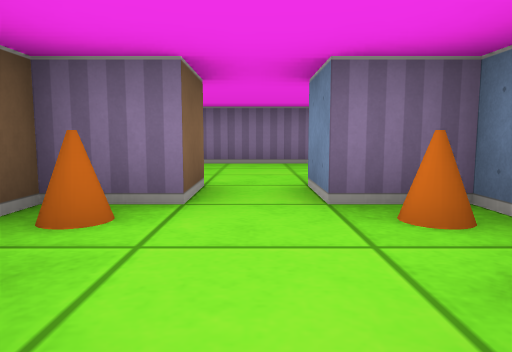
View 1 (above)

18 first-person views from a walk through a cub3D maze. The camera is about half as high as the walls, tilts 6° down and sees 70° across. The floor is counted in squares. Each view is taken from the middle of a square. On the plan, view 1 faces up. The plan holds only what a view shows up to about 9 squares ahead; the rest is blank.

View 2
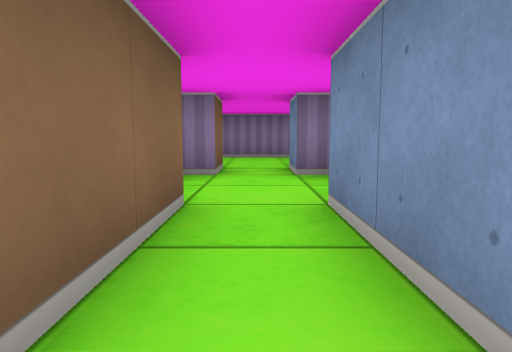

View 3
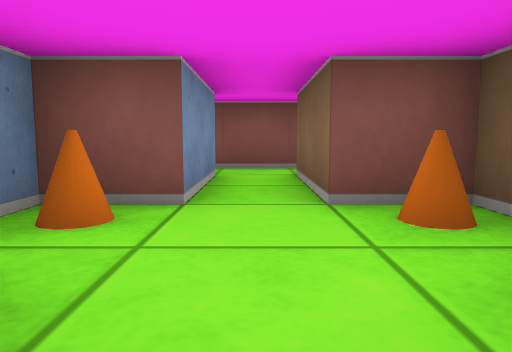

View 4
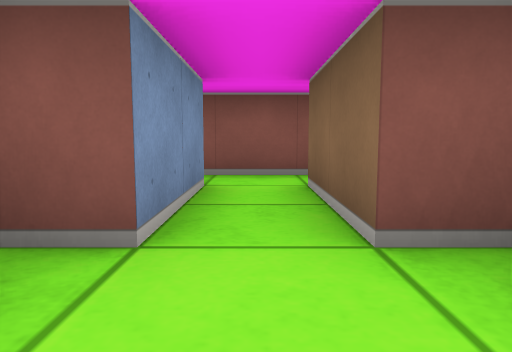

View 5
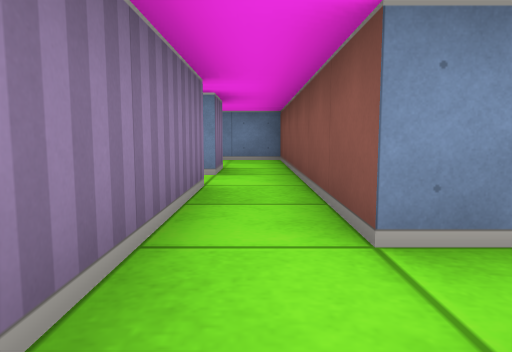

View 6
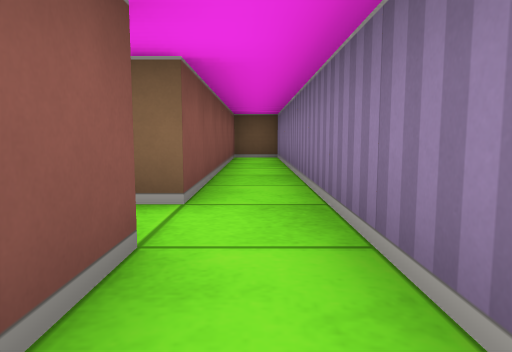

View 7
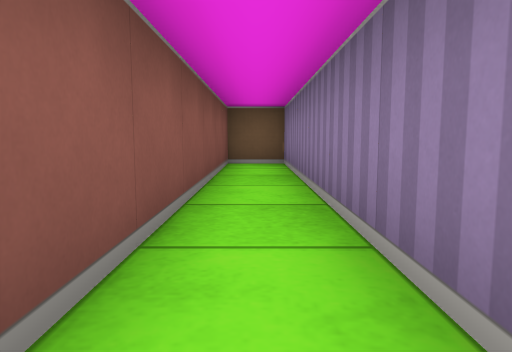

View 8
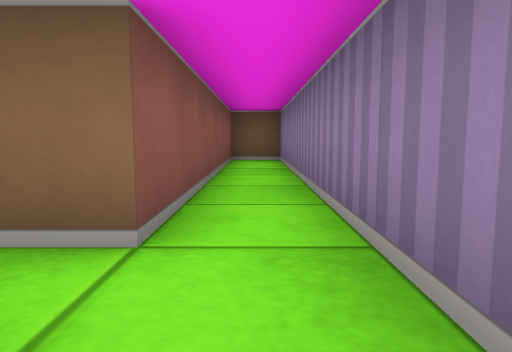

View 9
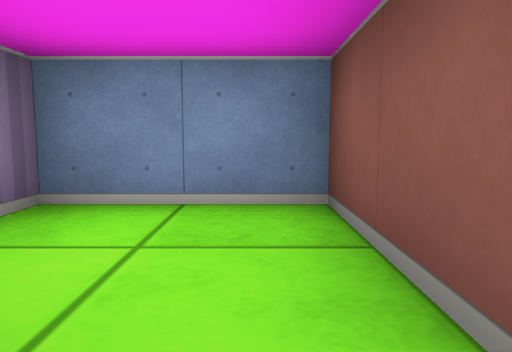

View 10
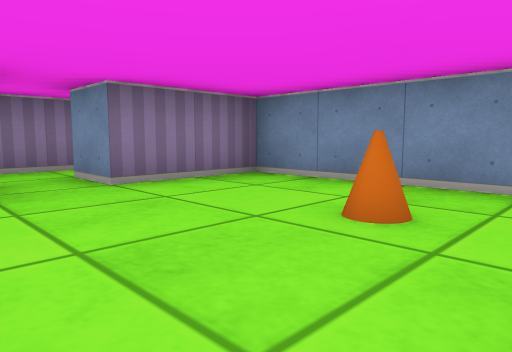

View 11
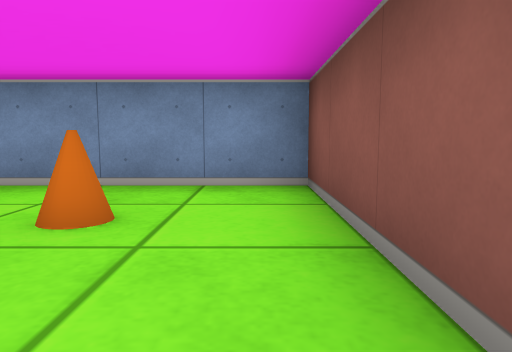

View 12
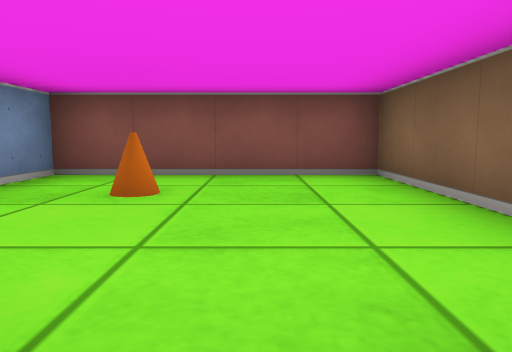

View 13
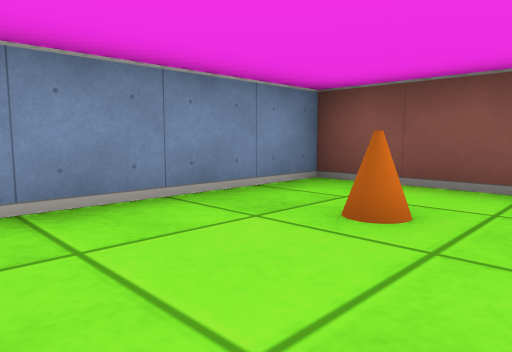

View 14
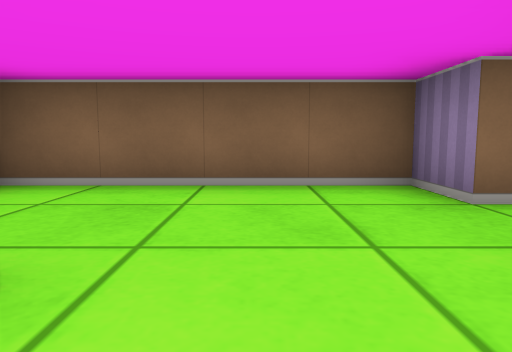

View 15
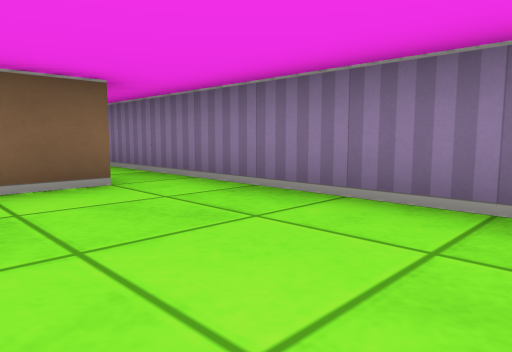

View 16
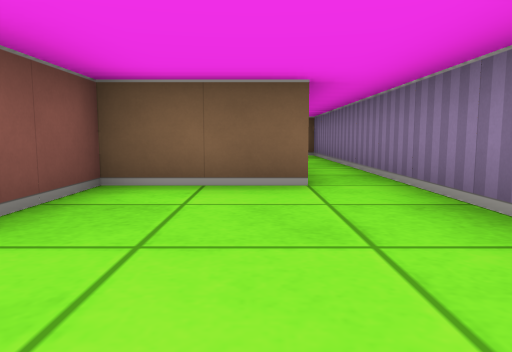

View 17
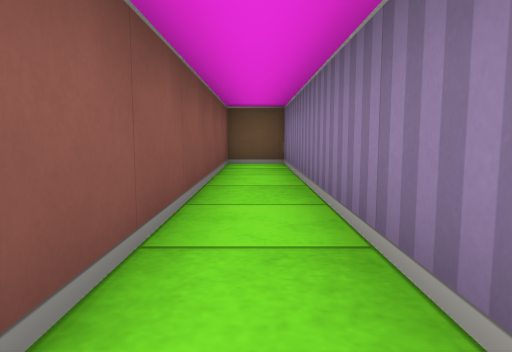

View 18
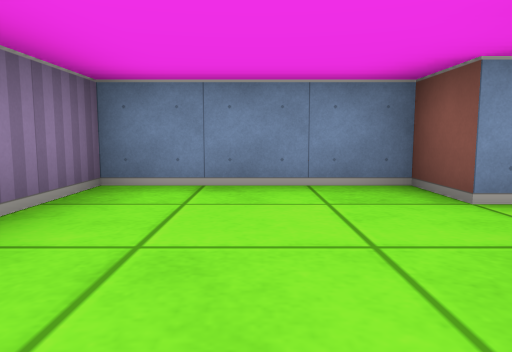

### Floor plan
Points are (right, up) in squares from view 1. A wall is a line through its corners. A room is listed if a view was taken in it or the views show most of it. See-through windows are left out.
Room 1 (views 1, 2, 6, 8, 9)
walls: (1.5, -1.5) (0.5, -1.5) (0.5, 0.5); (-0.5, 0.5) (-0.5, -1.5) (-2.5, -1.5); (-2.5, -2.5) (3.5, -2.5) (3.5, -0.5) (3, -0.5)
ways out: opening at (0, -0.5) to room 2; opening at (-1.5, -2) to room 3
Room 2 (views 3, 4)
walls: (-0.5, 3.5) (-0.5, 2.5) (-1.5, 2.5) (-1.5, 0.5) (-0.5, 0.5); (0.5, 0.5) (1.5, 0.5) (1.5, 2.5) (0.5, 2.5) (0.5, 3.5)
ways out: opening at (0, -0.5) to room 1; opening at (0, 3) to room 5
objects: cone (-1, 1); cone (-1, 2); cone (1, 1); cone (1, 2)
Room 3 (views 5, 7)
walls: (-2.5, -1.5) (-9.5, -1.5) (-9.5, -2.5) (-3.5, -2.5)
ways out: opening at (-1.5, -2) to room 1; opening at (-3, -3) to room 4
Room 4 (views 10, 11, 12, 13, 14)
walls: (-3.5, -2.5) (-3.5, -3.5) (-4.5, -3.5) (-4.5, -7.5) (-0.5, -7.5) (-0.5, -3.5) (-2.5, -3.5) (-2.5, -2.5)
ways out: opening at (-3, -3) to room 3
objects: cone (-2, -6)
Room 5 (views 15, 16, 17, 18)
walls: (0.5, 3.5) (1.5, 3.5) (1.5, 6.5) (-8.5, 6.5) (-8.5, 5.5) (-2.5, 5.5) (-2.5, 3.5) (-1, 3.5)
ways out: opening at (0, 3) to room 2

Where each view was taken, in squares from view 1:
view 1: 0 up, 0 right, facing up
view 2: 2 down, 0 right, facing up
view 3: 3 up, 0 right, facing down
view 4: 2 up, 0 right, facing down
view 5: 2 down, 4 left, facing right
view 6: 2 down, 1 left, facing left
view 7: 2 down, 3 left, facing left
view 8: 2 down, 2 left, facing left
view 9: 2 down, 1 right, facing right
view 10: 7 down, 4 left, facing up-right
view 11: 7 down, 4 left, facing right
view 12: 3 down, 3 left, facing down
view 13: 4 down, 3 left, facing down-right
view 14: 5 down, 1 left, facing left
view 15: 4 up, 1 right, facing up-left
view 16: 5 up, 1 right, facing left
view 17: 6 up, 2 left, facing left
view 18: 5 up, 2 left, facing right
